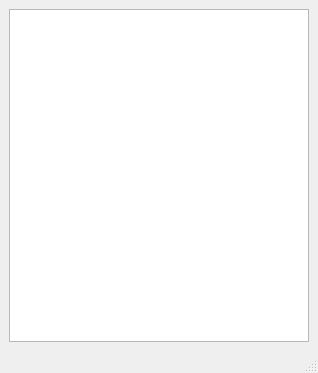
<?xml version="1.0" encoding="UTF-8"?>
<ui version="4.0">
 <class>MainWindow</class>
 <widget class="QMainWindow" name="MainWindow">
  <property name="geometry">
   <rect>
    <x>0</x>
    <y>0</y>
    <width>318</width>
    <height>373</height>
   </rect>
  </property>
  <property name="windowTitle">
   <string>SteamChat-WebAPI</string>
  </property>
  <widget class="QWidget" name="centralwidget">
   <layout class="QVBoxLayout" name="verticalLayout">
    <item>
     <widget class="QListView" name="contactlist"/>
    </item>
   </layout>
  </widget>
  <widget class="QMenuBar" name="menubar">
   <property name="geometry">
    <rect>
     <x>0</x>
     <y>0</y>
     <width>318</width>
     <height>27</height>
    </rect>
   </property>
  </widget>
  <widget class="QStatusBar" name="statusbar"/>
 </widget>
 <resources/>
 <connections/>
</ui>
